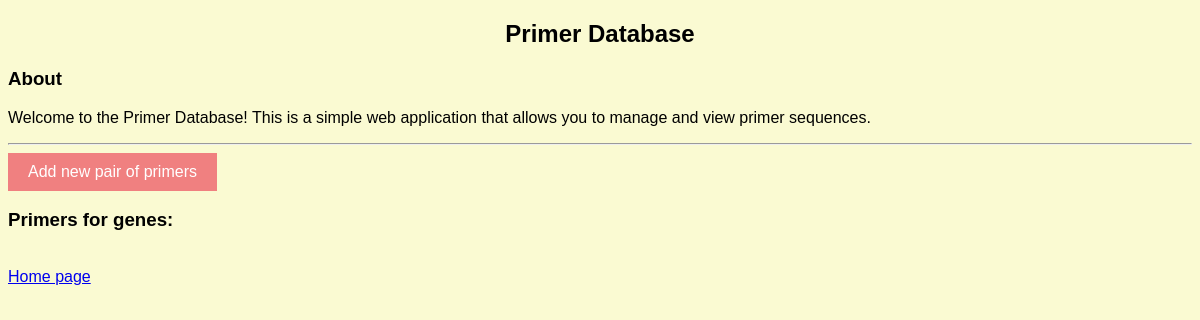
The page /index on the database as committed earlier.
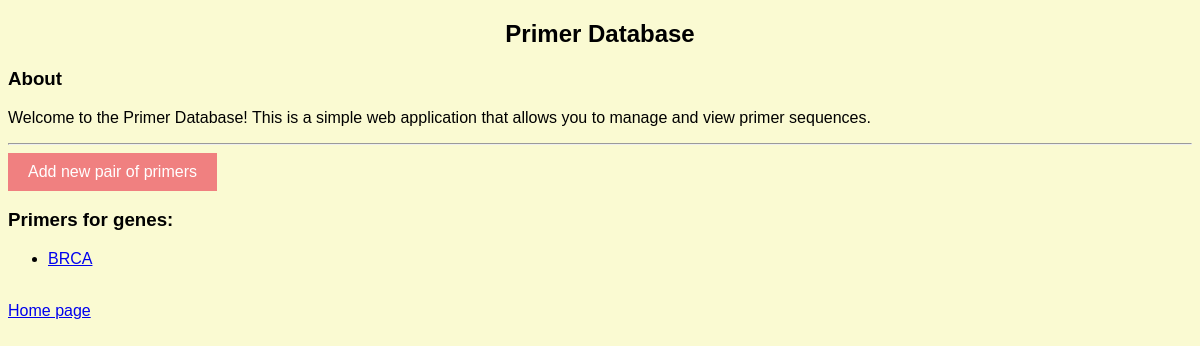
The same page on the database as committed later.
### tables this page shows
CREATE TABLE primers (
            primers_id INTEGER PRIMARY KEY AUTOINCREMENT,
            gene_id TEXT NOT NULL,
            forward_sequence TEXT NOT NULL,
            reverse_sequence TEXT NOT NULL,
            forward_tm FLOAT NOT NULL,
            reverse_tm FLOAT NOT NULL,
            FOREIGN KEY (gene_id) REFERENCES genes(gene_id)
        );

CREATE TABLE genes (
            gene_id TEXT PRIMARY KEY,
            sequence TEXT NOT NULL
        );

### app/app.py (the view)
@app.route("/")
@app.route('/index')
def index():
    primers = Primers.all(get_db())
    return render_template("index.html", primers=primers)

### app/app.py (called while the page is built)
def get_db():
    if 'db' not in g:
        g.db = sqlite3.connect(os.path.join(os.path.dirname(__file__),
                                            "../data/primers_db.db"))
    return g.db

### app/models/primers.py (called while the page is built)
    @property
    def gene_id(self):
        return self._gene_id

    @staticmethod
    def get(gene_id: str, con: sqlite3.Connection):
        cursor = con.execute('SELECT * FROM genes where gene_id=?;', (gene_id,))
        genes_row = cursor.fetchone()
        if not genes_row:
            return None
        g = Gene(*genes_row[:2])
        g._saved = True
        return g

    @property
    def primers_id(self):
        return self._primers_id

    @property
    def gene(self):
        return self._gene

    @staticmethod
    def _calculate_tm(sequence) -> float:
        sequence = sequence.upper()
        a = sequence.count('A')
        t = sequence.count('T')
        g = sequence.count('G')
        c = sequence.count('C')
        return 2 * (a + t) + 4 * (g + c)

### app/templates/index.html (shortened to what this page needs)
{% extends 'layout.html' %}
{% block info %}
    <h1>Primer Database</h1>
    <h3>About</h3>
    <p>Welcome to the Primer Database! This is a simple web application that allows you to manage and view primer sequences.</p>
    <hr>
{% endblock %}
{% block content %}
<button type="button" onclick="location.href='{{ url_for('add') }}'">
    Add new pair of primers
</button>
<h3>Primers for genes:</h3>
<ul>
    {% for pair in primers %}
    <li>
        <a href="{{ url_for('pair', primers_id=pair.primers_id) }}">{{ pair.gene.gene_id }}</a>
    </li>
    {% endfor %}
</ul>
{% endblock %}

Rows that differ between the two databases and show on the page:
added primers: gene.gene_id "BRCA"
